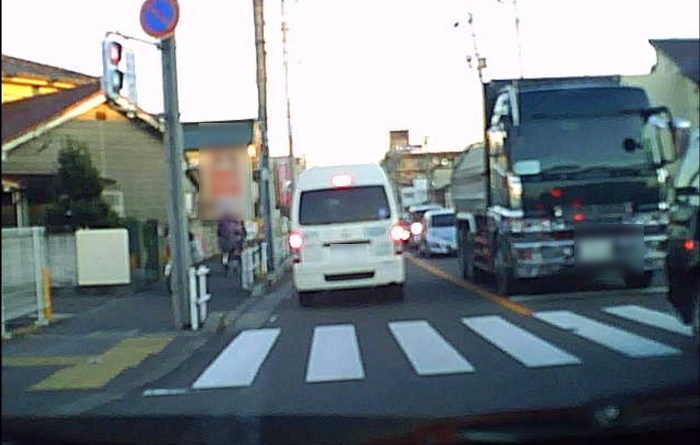
#> input picture openCV/input/no2.jpg, 700 x 445 px
$ python noise_cancell.py
#> lines starting #> are read from the running program, lines starting #| are printed output that depends on the picture
#!/usr/bin/env python3
# -*- coding: utf-8 -*-

import os
import numpy as np
import cv2
from matplotlib import pyplot as plt

## ディレクトリ変更
os.chdir("/Users/tomoyuki/openCV")
os.getcwd()

# 画像読込み
img_name = 'no2.jpg'
img = cv2.imread("input/"+img_name,cv2.IMREAD_COLOR)
#> img is the input picture: shape (445, 700, 3); mean B, G, R 133.8, 128.7, 118.7

# BGR->RGB
img = cv2.cvtColor(img, cv2.COLOR_BGR2RGB)
plt.imshow(img)


## 画像平滑化(ぼかし？)
blur = cv2.blur(img,(10,10))
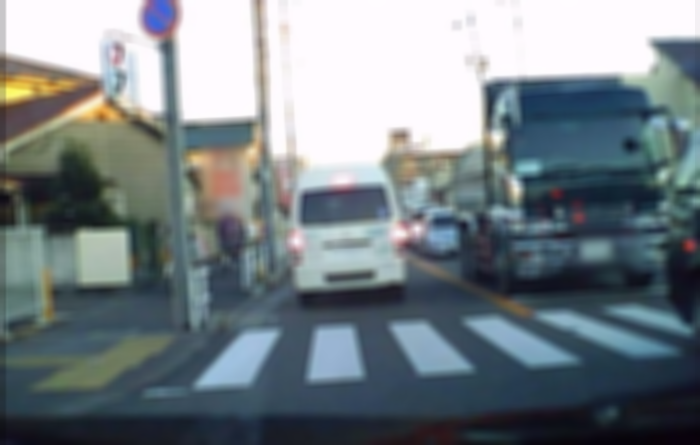
#> blur: shape (445, 700, 3); mean R, G, B 119, 129, 134.1
plt.subplot(121),plt.imshow(img)
plt.subplot(122),plt.imshow(blur)
plt.show()
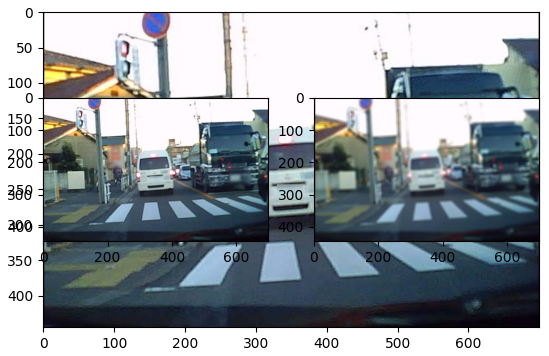
#> figure drawn by matplotlib, 3 panels
cv2.imwrite('output/blur_'+img_name,cv2.cvtColor(blur, cv2.COLOR_RGB2BGR))


## ノイズ除去
# Non-Local Means Denoising
dst = cv2.fastNlMeansDenoisingColored(img,None,10,10,7,21)
plt.subplot(121),plt.imshow(img)
plt.subplot(122),plt.imshow(dst)
plt.show()
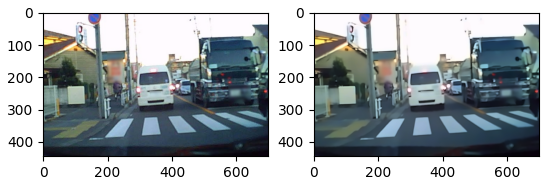
#> figure drawn by matplotlib, 2 panels
cv2.imwrite("output/NLMD_"+img_name,cv2.cvtColor(dst, cv2.COLOR_RGB2BGR))


## 画像鮮鋭化
# アンシャープマスキング
i = 2
k = 1
kernel = np.ones((i,i),np.float32)/(i*i)
dst = cv2.filter2D(img,-1,kernel)
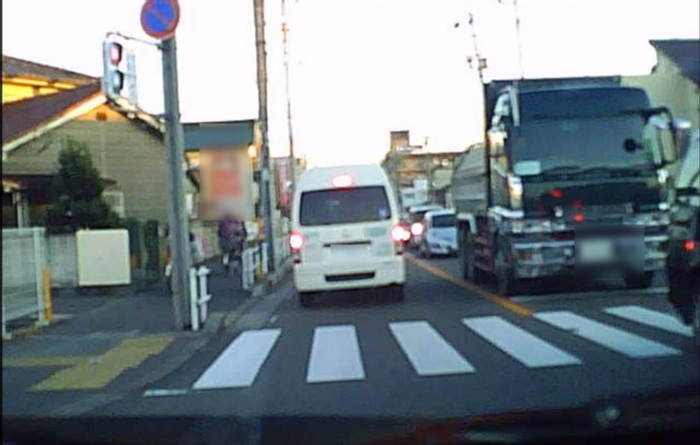
#> dst: shape (445, 700, 3); mean R, G, B 118.9, 128.9, 134
res = img + (img - dst)*k
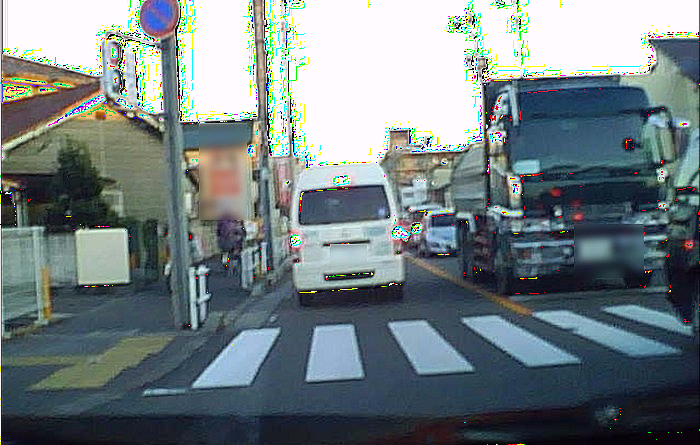
#> res: shape (445, 700, 3); mean R, G, B 115.3, 127.2, 130.3
plt.subplot(121),plt.imshow(img)
plt.subplot(122),plt.imshow(res)
plt.show()
cv2.imwrite('output/UM_'+img_name,cv2.cvtColor(res, cv2.COLOR_RGB2BGR))


## 画像のInpainting
img_name = 'no4.jpg'
img = cv2.imread("input/"+img_name,cv2.IMREAD_COLOR)
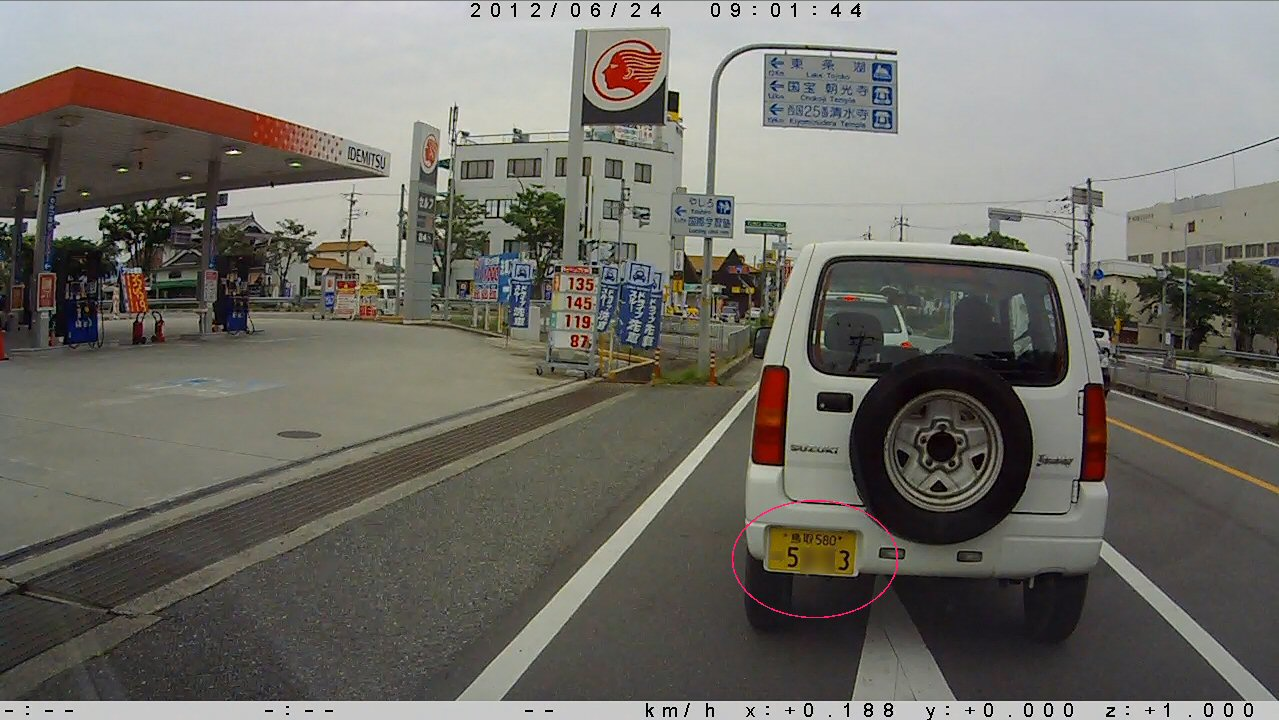
#> input picture openCV/input/no4.jpg, 1279 x 720 px
#> img is the input picture: shape (720, 1279, 3); mean B, G, R 103.4, 110.2, 112.4
mask = cv2.imread("input/mask_"+img_name,cv2.IMREAD_COLOR)
#> (the run stopped early here; a loop or call above may not have finished)
